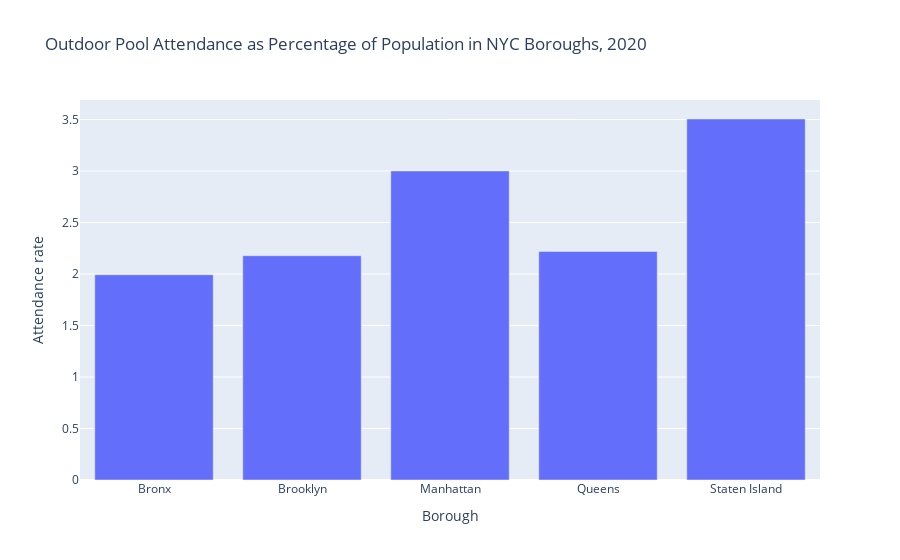

Notebook code cell kept with this figure:
### Markdown cell above
6. I create a new bar chart based on the merged dataset.

### Code cell
fig4 = px.bar(
    merged,
    x="Borough",
    y="Attendance_rate",
    title="Outdoor Pool Attendance as Percentage of Population in NYC Boroughs, 2020",
    labels={
        "Borough": "Borough",
        "Attendance_rate": "Attendance rate"
    }
)
fig4.show()

### Figure 1 — Plotly figure (JSON) as saved in the notebook; plotly's stock layout.template omitted (floating-point values rounded to 4 significant figures)
{"data": [{"hovertemplate": "Borough=%{x}<br>Attendance rate=%{y}<extra></extra>", "legendgroup": "", "marker": {"color": "#636efa", "pattern": {"shape": ""}}, "name": "", "orientation": "v", "showlegend": false, "textposition": "auto", "type": "bar", "x": ["Bronx", "Brooklyn", "Manhattan", "Queens", "Staten Island"], "xaxis": "x", "y": [1.993, 2.178, 3.001, 2.218, 3.505], "yaxis": "y"}], "layout": {"barmode": "relative", "legend": {"tracegroupgap": 0}, "title": {"text": "Outdoor Pool Attendance as Percentage of Population in NYC Boroughs, 2020"}, "xaxis": {"anchor": "y", "domain": [0, 1], "title": {"text": "Borough"}}, "yaxis": {"anchor": "x", "domain": [0, 1], "title": {"text": "Attendance rate"}}}}
